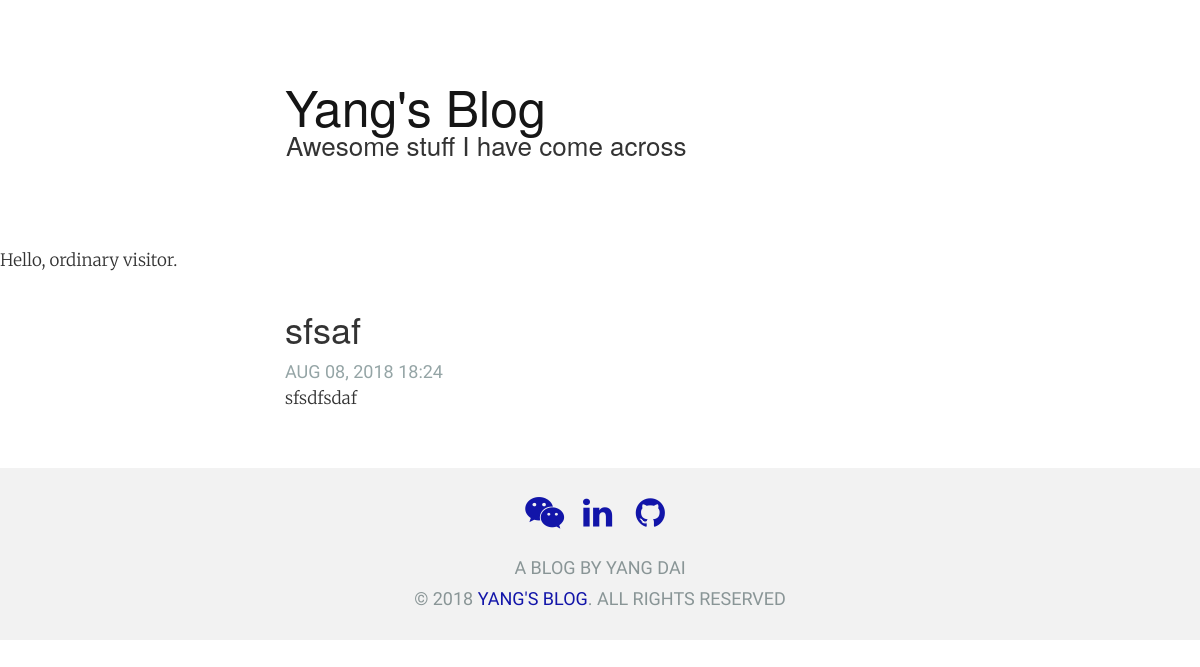
/blog/safsdfsa, run on the app's committed database.
### blog/models.py (models this page shows, shortened)
class Post(models.Model):
    author = models.ForeignKey('auth.User', on_delete=models.CASCADE)
    title = models.CharField(max_length=255)
    body = models.TextField()
    tag = models.ManyToManyField(Tag, related_name='posts')
    date_added = models.DateTimeField(auto_now_add=True)
    slug = models.SlugField(max_length=140, unique=True)
    class Meta:
        verbose_name_plural = 'posts'

### blog/views.py (the view)
# urls.py: path('<slug:slug>', PostDetailView.as_view(), name='post_detail'),
class PostDetailView(DetailView):
    model = Post
    slug_url_kwarg = 'slug'
    template_name = 'blog/post_detail.html'
    def get_context_data(self, **kwargs):
        context = super().get_context_data(**kwargs)
        context['post'] = Post.objects.get(slug=self.kwargs['slug'])
        return context

### blog/templates/blog/post_detail.html
{% extends "blog/base.html" %}
{% block content %}
<main class="content" role="main">
{% if user.is_superuser %}
    <p>Hello, admin.</p>
{% else %}
    <p>Hello, ordinary visitor.</p>
{% endif %}
  <article class="preview">
    <header>
      <h1 class="post-title">{{ post.title }}</h1>
      <div class="post-meta">
        {{ post.date_added|date:'M d, Y H:i' }}
      </div>
      {% autoescape off %}
        <p>{{ post.body }}</p>
      {% endautoescape %}
    </header>
  </article>
</main>
{% endblock %}

### blog/static/blog/css/style.css (style rules this page uses)
body { background-color: #ffffff; color: #596364; font-size: 15px; font-weight: 100; line-height: 1.6em; margin: 0; padding: 0; -webkit-font-smoothing: subpixel-antialiased; -webkit-tap-highlight-color: rgba(0,0,0,0); }
h1, h2, h3, h4, h5, h6, p, li, dt, dd { font-family: "Merriweather", serif; }
h1, .post-meta { text-align: left; }
p, li, dt, dd { font-size: 17px; font-weight: 100; line-height: 28px; }
h1 { color: #151515; font-family: "Roboto Slab", serif; font-size: 36px; font-weight: 400; line-height: 42px; margin: 0; padding: 0; }
#site-head, article, article.preview, a.archive-link, .article-nav { margin: 20px auto; max-width: 630px; width: 90%; }
article.preview { margin-bottom: 4em; }
.post-meta { color: #95a5a6; font-family: "Open Sans Condensed", sans-serif; font-size: 18px; font-weight: 300; margin-top: 0.3em; text-transform: uppercase; }
h1.post-title { margin-top: 35px; }

### data on the page
Post: title "sfsaf", date_added "AUG 08, 2018 18:24", body "sfsdfsdaf"
